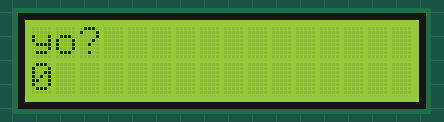
This sketch was run on a simulated Arduino Uno, built with avr-gcc and run on an emulated ATmega328P. Shown: 16×2 character LCD. What the sketch prints to the serial monitor is not drawn.

Above: at 0.21 s.
At 3.54 s:
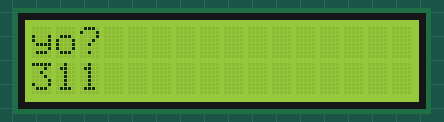
At 6.85 s:
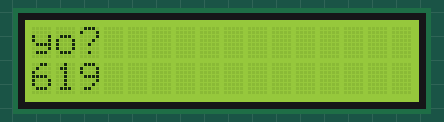
At 13.82 s:
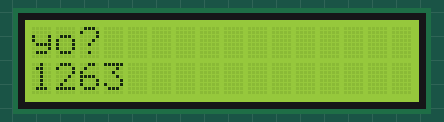
At 20.54 s:
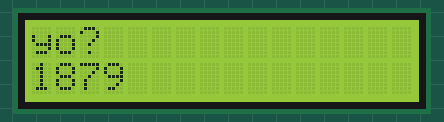
At 27.27 s:
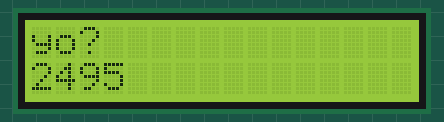

The sketch:

simplelcd.ino
```cpp
#include <LiquidCrystal.h>

LiquidCrystal lcd(12, 11, 5, 4, 3, 2);

void setup() {
  // put your setup code here, to run once:
  Serial.begin(9600);
  lcd.begin(16,2);
  lcd.print("yo?");
}

int yo = 0;

void loop() {
  // put your main code here, to run repeatedly:
  Serial.println("Starting");
  lcd.setCursor(0,1);
  lcd.print(yo);
  yo++;
  delay(10);
}
```
